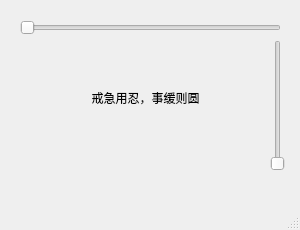
<?xml version="1.0" encoding="UTF-8"?>
<ui version="4.0">
 <class>MainWindow</class>
 <widget class="QMainWindow" name="MainWindow">
  <property name="geometry">
   <rect>
    <x>0</x>
    <y>0</y>
    <width>300</width>
    <height>230</height>
   </rect>
  </property>
  <property name="maximumSize">
   <size>
    <width>300</width>
    <height>230</height>
   </size>
  </property>
  <property name="windowTitle">
   <string>MainWindow</string>
  </property>
  <property name="layoutDirection">
   <enum>Qt::LeftToRight</enum>
  </property>
  <widget class="QWidget" name="centralwidget">
   <widget class="QLabel" name="label">
    <property name="geometry">
     <rect>
      <x>50</x>
      <y>90</y>
      <width>191</width>
      <height>16</height>
     </rect>
    </property>
    <property name="text">
     <string>戒急用忍，事缓则圆</string>
    </property>
    <property name="alignment">
     <set>Qt::AlignCenter</set>
    </property>
   </widget>
   <widget class="QSlider" name="horizontalSlider">
    <property name="geometry">
     <rect>
      <x>20</x>
      <y>20</y>
      <width>261</width>
      <height>16</height>
     </rect>
    </property>
    <property name="orientation">
     <enum>Qt::Horizontal</enum>
    </property>
   </widget>
   <widget class="QSlider" name="verticalSlider">
    <property name="geometry">
     <rect>
      <x>270</x>
      <y>40</y>
      <width>16</width>
      <height>131</height>
     </rect>
    </property>
    <property name="layoutDirection">
     <enum>Qt::LeftToRight</enum>
    </property>
    <property name="orientation">
     <enum>Qt::Vertical</enum>
    </property>
    <property name="invertedAppearance">
     <bool>false</bool>
    </property>
   </widget>
  </widget>
  <widget class="QMenuBar" name="menubar">
   <property name="geometry">
    <rect>
     <x>0</x>
     <y>0</y>
     <width>300</width>
     <height>21</height>
    </rect>
   </property>
  </widget>
  <widget class="QStatusBar" name="statusbar"/>
 </widget>
 <resources/>
 <connections/>
</ui>
